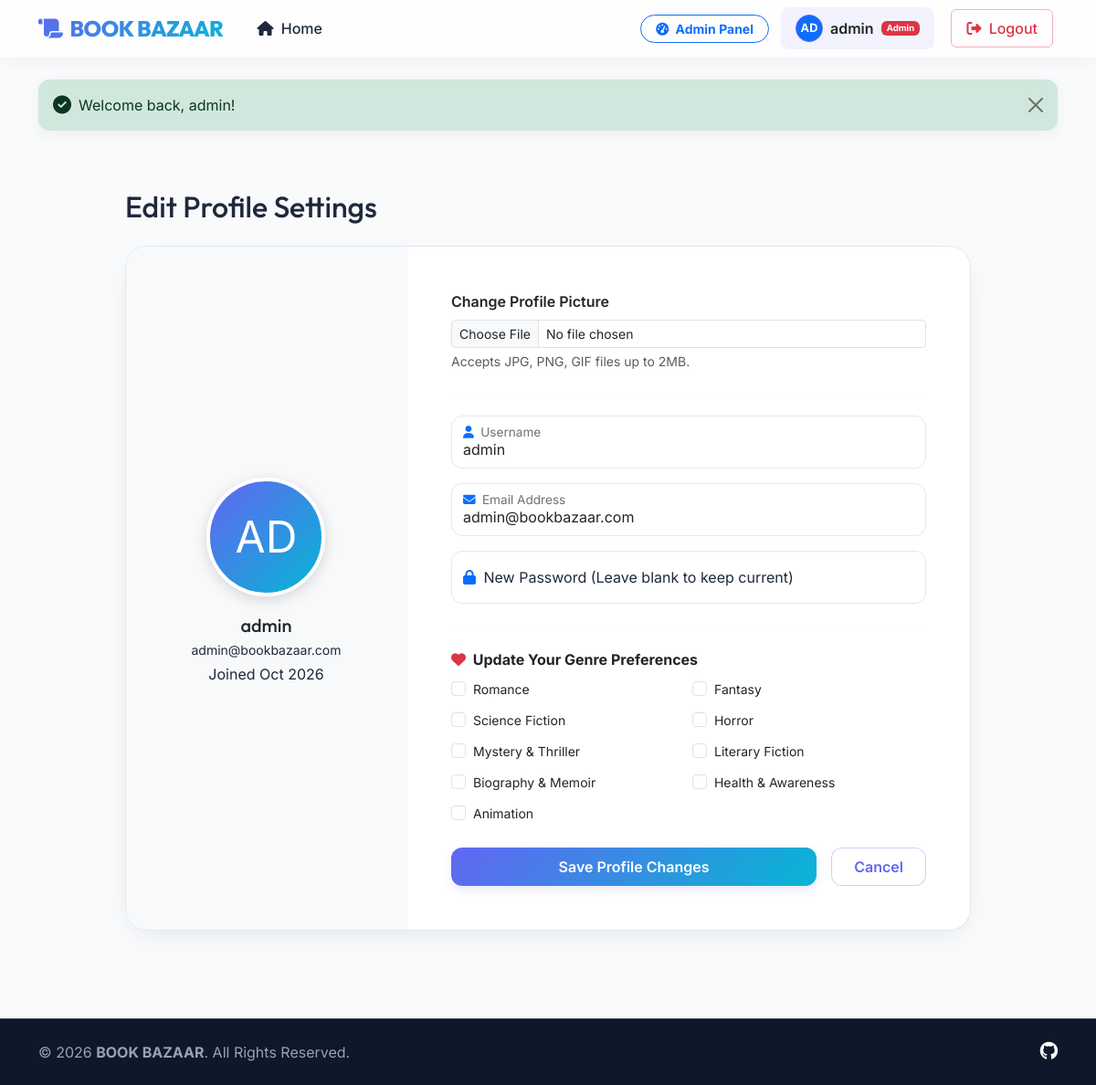
The app's page /profile.php (signed in) with its own data.
### tables this page shows
CREATE TABLE `users` (
    `id` INT AUTO_INCREMENT PRIMARY KEY,
    `username` VARCHAR(150) NOT NULL UNIQUE,
    `email` VARCHAR(150) NOT NULL UNIQUE,
    `password_hash` VARCHAR(256) NOT NULL,
    `profile_picture` VARCHAR(255) DEFAULT NULL,
    `is_approved` TINYINT(1) NOT NULL DEFAULT 0,
    `preferred_categories` VARCHAR(500) DEFAULT NULL,
    `created_at` TIMESTAMP DEFAULT CURRENT_TIMESTAMP
);

### profile.php (the view, shortened to what this page needs)
<?php
require_once __DIR__ . '/config.php';
$user_id = $_SESSION['user_id'];
$user = null;
try {
    $stmt = $pdo->prepare("SELECT * FROM users WHERE id = ?");
    $stmt->execute([$user_id]);
    $user = $stmt->fetch();
} catch (PDOException $e) {
    $_SESSION['flash'] = ['message' => 'Failed to load user profile.', 'type' => 'error'];
}
$is_approved = (int)$user['is_approved'] === 1;
$is_admin = $user['username'] === 'admin';
$categories_list = [
    'Romance', 'Fantasy', 'Science Fiction', 'Horror',
    'Mystery & Thriller', 'Literary Fiction',
    'Biography & Memoir', 'Health & Awareness', 'Animation'
];
$user_preferred = !empty($user['preferred_categories']) ? explode(',', $user['preferred_categories']) : [];
require_once __DIR__ . '/header.php';
?>
<div class="container py-5">
    <div class="row justify-content-center">
        <div class="col-lg-10">
            <h1 class="h2 mb-4">Edit Profile Settings</h1>
            <div class="profile-card">
                <div class="row g-0">
                    <div class="col-md-4 bg-light text-center py-5 border-end border-light d-flex flex-column align-items-center justify-content-center">
                        <div class="profile-avatar-container">
                            <?php if (!empty($user['profile_picture']) && file_exists(__DIR__ . '/' . $user['profile_picture'])): ?>
                                <img src="<?php echo htmlspecialchars($user['profile_picture']); ?>" alt="Profile Picture" class="profile-avatar-large" id="profile-img-preview">
                            <?php else: ?>
                                <div class="profile-avatar-placeholder">
                                    <?php echo strtoupper(substr($user['username'], 0, 2)); ?>
                                </div>
                            <?php endif; ?>
                        </div>
                        <h4 class="h5 mb-1 text-dark"><?php echo htmlspecialchars($user['username']); ?></h4>
                        <p class="text-muted-dark small mb-0"><?php echo htmlspecialchars($user['email']); ?></p>
                        <p class="text-muted-dark fs-8 mt-1">Joined <?php echo date('M Y', strtotime($user['created_at'])); ?></p>
                    </div>
                    <div class="col-md-8">
                        <div class="p-4 p-md-5">
                            <form action="profile.php" method="POST" enctype="multipart/form-data">
                                <div class="mb-4">
                                    <label for="profile_pic" class="form-label fw-semibold text-dark">Change Profile Picture</label>
                                    <input type="file" name="profile_pic" id="profile_pic" class="form-control form-control-sm" accept="image/*" <?php echo (!$is_approved && !$is_admin) ? 'disabled' : ''; ?>>
                                    <div class="form-text small text-muted-dark">Accepts JPG, PNG, GIF files up to 2MB.</div>
                                </div>
                                <hr class="border-light my-4">
                                <div class="form-floating mb-3">
                                    <input type="text" name="username" class="form-control" id="profileUsername" placeholder="Username" value="<?php echo htmlspecialchars($user['username']); ?>" required <?php echo (!$is_approved && !$is_admin) ? 'disabled' : ''; ?>>
                                    <label for="profileUsername"><i class="fa-solid fa-user me-1 text-primary"></i> Username</label>
                                </div>
                                <div class="form-floating mb-3">
                                    <input type="email" name="email" class="form-control" id="profileEmail" placeholder="Email Address" value="<?php echo htmlspecialchars($user['email']); ?>" required <?php echo (!$is_approved && !$is_admin) ? 'disabled' : ''; ?>>
                                    <label for="profileEmail"><i class="fa-solid fa-envelope me-1 text-primary"></i> Email Address</label>
                                </div>
                                <div class="form-floating mb-4">
                                    <input type="password" name="password" class="form-control" id="profilePassword" placeholder="New Password" autocomplete="new-password" <?php echo (!$is_approved && !$is_admin) ? 'disabled' : ''; ?>>
                                    <label for="profilePassword"><i class="fa-solid fa-lock me-1 text-primary"></i> New Password (Leave blank to keep current)</label>
                                </div>
                                <hr class="border-light my-4">
                                <div class="mb-4">
                                    <label class="form-label fw-bold text-dark mb-2"><i class="fa-solid fa-heart text-danger me-1"></i> Update Your Genre Preferences</label>
                                    <div class="row row-cols-2 g-2">
                                        <?php foreach ($categories_list as $cat): ?>
                                            <div class="col">
                                                <div class="form-check">
                                                    <input class="form-check-input" type="checkbox" name="categories[]" value="<?php echo htmlspecialchars($cat); ?>" id="profile_cat_<?php echo str_replace(' & ', '_', strtolower($cat)); ?>" <?php echo in_array($cat, $user_preferred) ? 'checked' : ''; ?> <?php echo (!$is_approved && !$is_admin) ? 'disabled' : ''; ?>>
                                                    <label class="form-check-label text-dark small" for="profile_cat_<?php echo str_replace(' & ', '_', strtolower($cat)); ?>">
                                                        <?php echo htmlspecialchars($cat); ?>
                                                    </label>
                                                </div>
                                            </div>
                                        <?php endforeach; ?>
                                    </div>
                                </div>
                                <div class="d-flex gap-3 mt-4">
                                    <button type="submit" class="btn btn-premium-primary px-4 py-2 flex-grow-1" <?php echo (!$is_approved && !$is_admin) ? 'disabled' : ''; ?>>Save Profile Changes</button>
                                    <a href="index.php" class="btn btn-premium-secondary px-4 py-2">Cancel</a>
                                </div>
                            </form>
                        </div>
                    </div>
                </div>
            </div>
        </div>
    </div>
</div>
<?php require_once __DIR__ . '/footer.php'; ?>

### static/css/style.css (style rules this page uses)
:root { --primary-color: #6366f1; --primary-hover: #4f46e5; --secondary-color: #06b6d4; --accent-color: #f43f5e; --bg-dark: #0f172a; --bg-card: #1e293b; --bg-light: #f8fafc; --text-dark: #1e293b; --text-muted-dark: #64748b; --text-light: #f8fafc; --text-muted-light: #94a3b8; --border-color: #e2e8f0; --border-dark: #334155; --glass-bg: rgba(255, 255, 255, 0.8); --glass-border: rgba(255, 255, 255, 0.4); --shadow-premium: 0 10px 30px -10px rgba(0, 0, 0, 0.1); --shadow-glow: 0 0 20px rgba(99, 102, 241, 0.2); }
body { font-family: 'Inter', sans-serif; color: var(--text-dark); background-color: var(--bg-light); min-height: 100vh; display: flex; flex-direction: column; }
h1, h2, h3, h4, h5, h6, .brand-font { font-family: 'Outfit', sans-serif; font-weight: 600; }
.btn-premium-primary { background: linear-gradient(135deg, var(--primary-color) 0%, var(--secondary-color) 100%); color: white !important; font-weight: 600; border: none; border-radius: 12px; padding: 10px 20px; box-shadow: 0 4px 10px rgba(99, 102, 241, 0.15); transition: all 0.2s ease; }
.btn-premium-secondary { background: white; color: var(--primary-color) !important; border: 1px solid rgba(99, 102, 241, 0.3); font-weight: 600; border-radius: 12px; padding: 10px 20px; transition: all 0.2s ease; }
.form-floating > .form-control { border-radius: 12px; border-color: var(--border-color); }
.profile-card { background: white; border-radius: 24px; border: 1px solid var(--border-color); box-shadow: var(--shadow-premium); overflow: hidden; }
.profile-avatar-container { position: relative; width: 130px; height: 130px; margin: 0 auto 20px auto; }
.profile-avatar-placeholder { width: 130px; height: 130px; border-radius: 50%; background: linear-gradient(135deg, var(--primary-color) 0%, var(--secondary-color) 100%); color: white; font-size: 3rem; display: flex; align-items: center; justify-content: center; border: 4px solid white; box-shadow: 0 4px 15px rgba(0,0,0,0.15); }

### records on screen
users: username "AD", username "admin", email "admin@bookbazaar.com", created_at "Oct 2026"

### other values on screen
substr($_SESSION['username'], 0, 2) "AD"
$_SESSION['username'] "admin"
$flash['message'] "Welcome back, admin!"
$cat "Romance"
$cat "Fantasy"
$cat "Science Fiction"
$cat "Horror"
$cat "Mystery & Thriller"
$cat "Literary Fiction"
$cat "Biography & Memoir"
$cat "Health & Awareness"
$cat "Animation"
